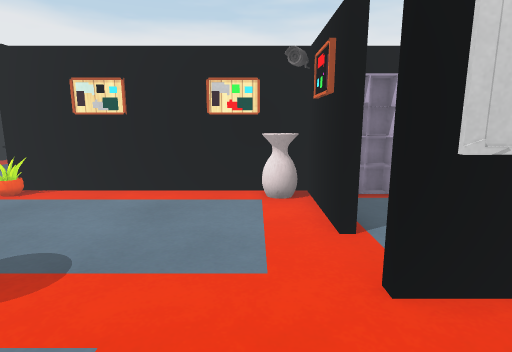
[1] (above)

22 first-person views from a walk through a scene from a Unity 3-D project. The camera is 1.2 m above the floor, tilts 10° down and sees 80° across. The floor is counted in squares, 0.72 m on a side. Each view is taken from the middle of a square. On the plan, view 1 faces up. The plan holds only what a view shows up to about 16 squares ahead; the rest is blank. The place goes on beyond the plan. The player character is not drawn. Some animated figures are not drawn. Door leaves are left out, so doorways stand open. Surface patterns are stand-ins for the level's own textures.

[2]
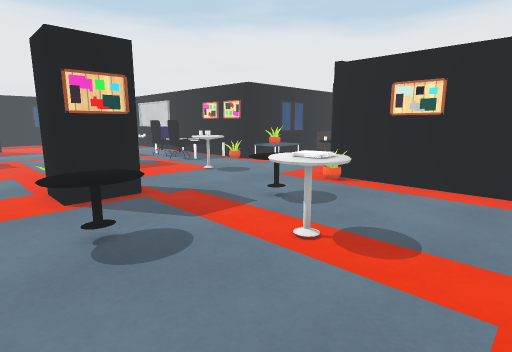

[3]
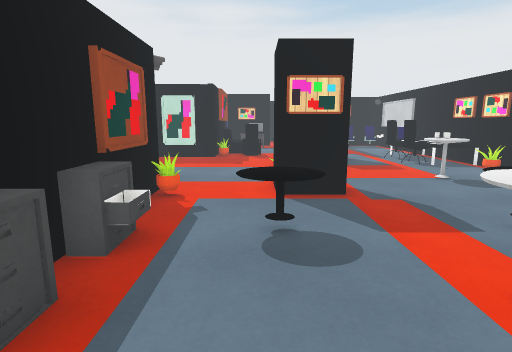

[4]
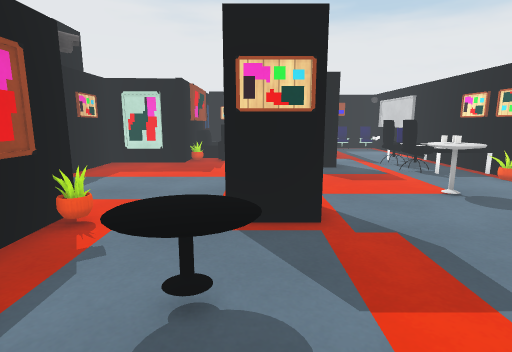

[5]
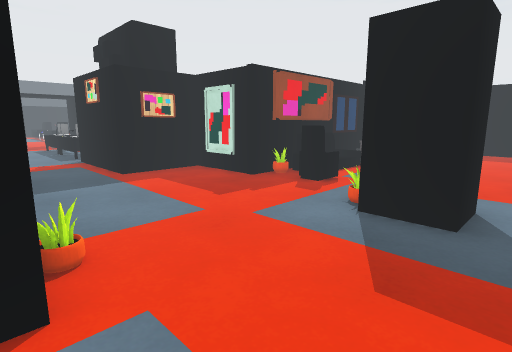

[6]
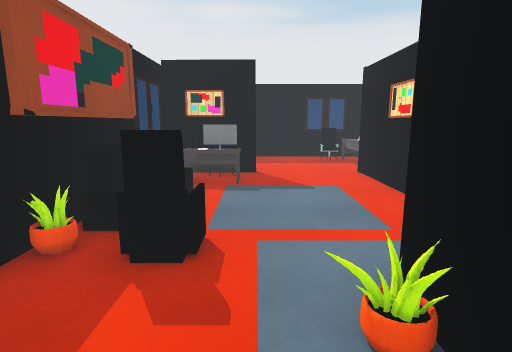

[7]
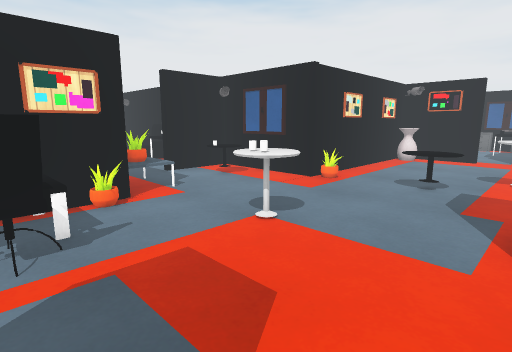

[8]
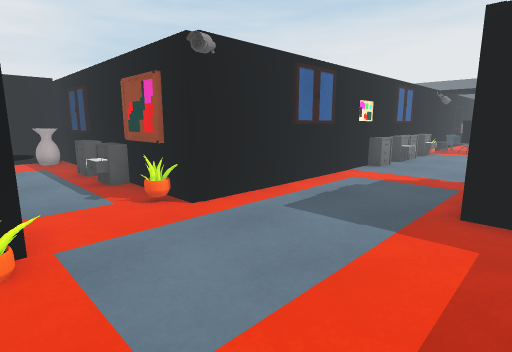

[9]
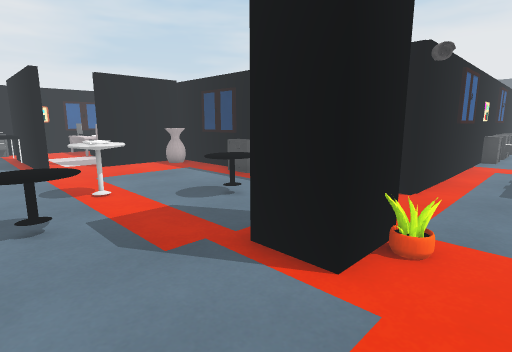

[10]
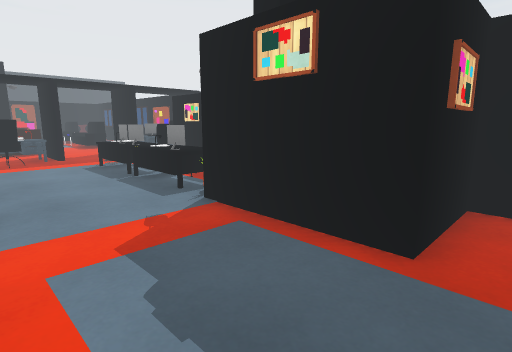

[11]
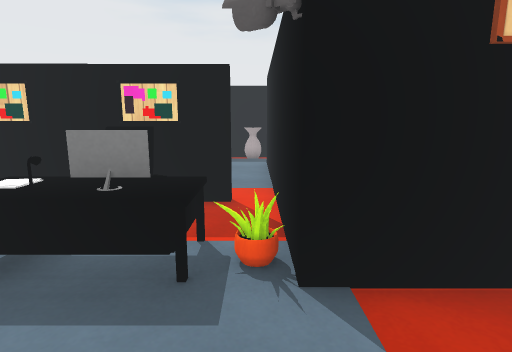

[12]
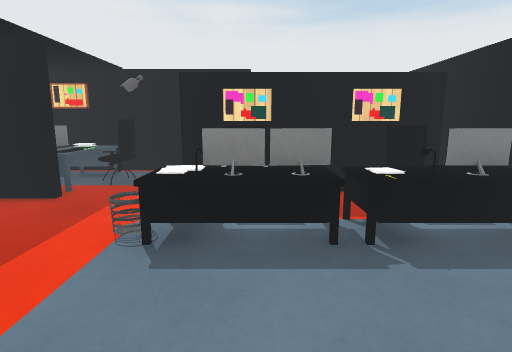

[13]
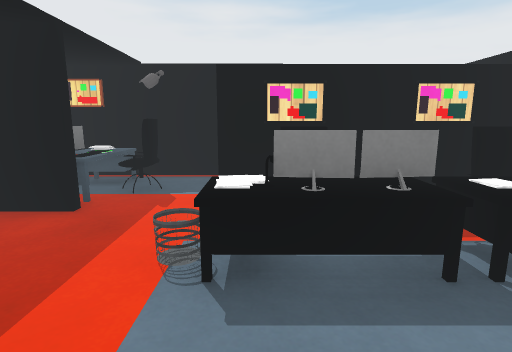

[14]
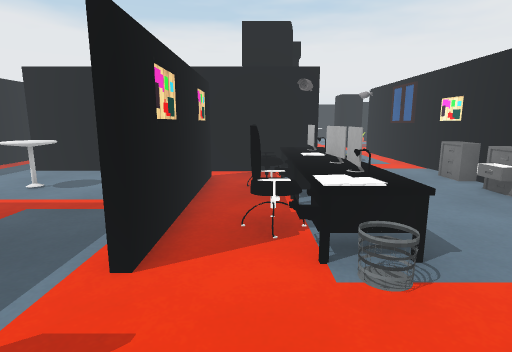

[15]
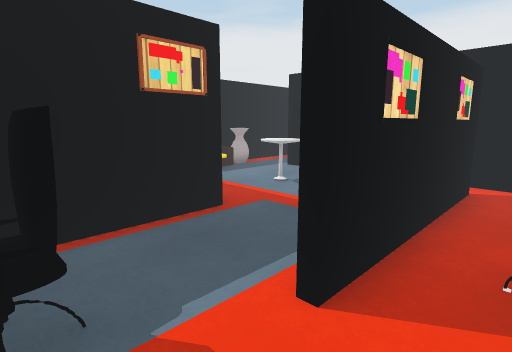

[16]
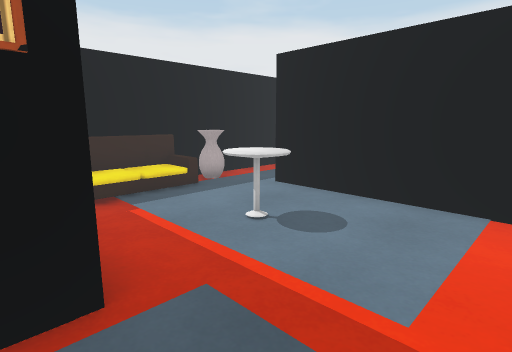

[17]
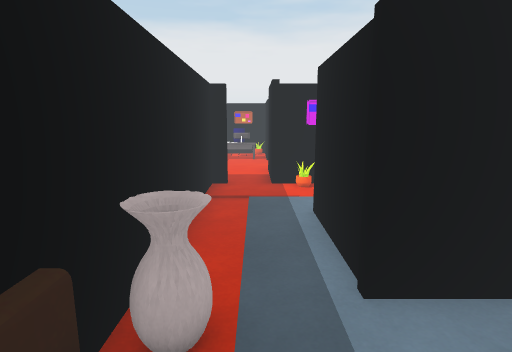

[18]
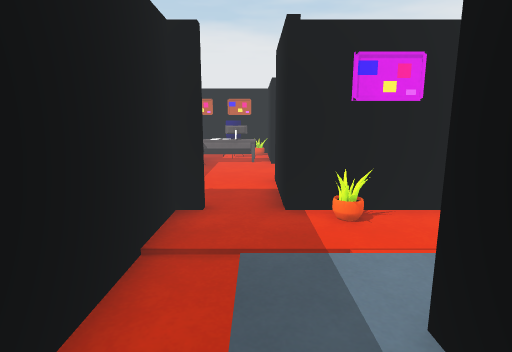

[19]
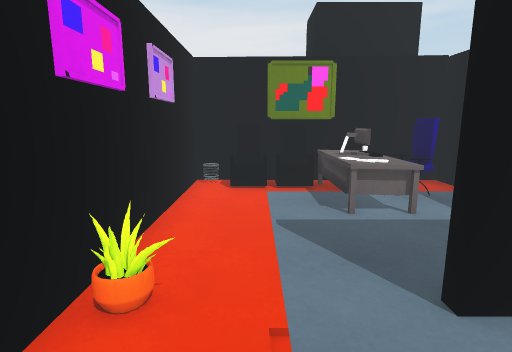

[20]
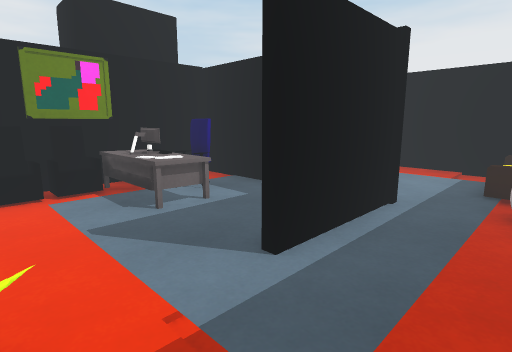

[21]
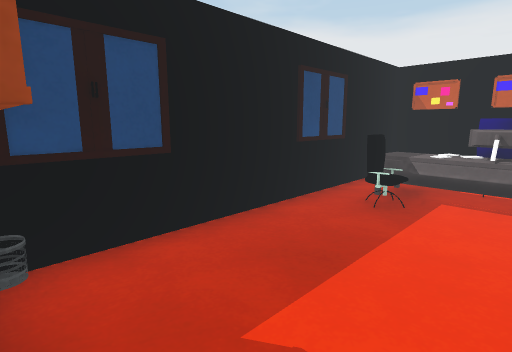

[22]
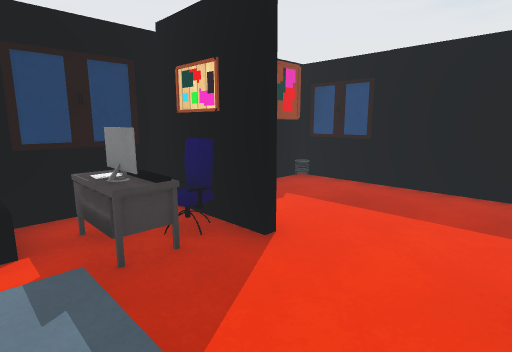

### Floor plan
Key: @ floor where view 1 was taken; # wall or solid block; . main floor; : floor 0.25 m higher than the main floor; + floor 0.75 m higher than the main floor; / step, stairs or slope; = window, fence, low wall or low ledge; O other object.
Columns run from 28 left of view 1 to 5 right of it. Each row starts with its distance up from view 1.
 17                       #
 16                       O
 15                      O
 14                  #  OO
 13                  # .O
 12                  #..# #
 11                  #....#
 10                 #OO.OO#
  9 ####   #########O.....#
  8 #         .O    O.....###OO##  #
  7 #.OO      ..OOOO......#O....OOOOO
  6 #+++      ...OO...O..........O .
  5 #+/O= ### ........O...O.......#...
  4 #O/.........##........OO........OO
  3 #...........##..........OO....#OOO
  2 #............O.....##...O.........
  1 #....#............O##.O...........
  0 #....OO....O..........OO....@#   O
 -1 #....OO//:/..................#   O
 -2 ###..####OOO#.......OO.O.O..OO
 -3   #...O.....#.......##########
 -4   #........OO.......#
 -5   #........OO###....#
 -6   #...#..OOO## #...##
 -7   #...#...O #  #...##
 -8   #...#...O.#  #....#
 -9   #...##########....#
-10   #O..........#O...O
-11   #.........#.OO...O
-12   #O/..OO...#OOO....#
-13   #O/..O....#.O ...##
-14    O/.......#.O+...O
-15     #####...#O++....#
-16         #...#.++...##
-17         #...../....
-18         #..........
-19         #.OO.....OO
-20         ###O#...# O

Where each view was taken, in squares from view 1:
view 1: 0 up, 0 right, facing up
view 2: 1 down, 1 left, facing up-left
view 3: 0 up, 1 left, facing left
view 4: 1 up, 3 left, facing left
view 5: 5 up, 9 left, facing down-left
view 6: 1 up, 13 left, facing left
view 7: 2 up, 14 left, facing up-right
view 8: 1 up, 14 left, facing down-right
view 9: 5 up, 11 left, facing down-right
view 10: 4 down, 9 left, facing down-left
view 11: 10 down, 10 left, facing left
view 12: 15 down, 9 left, facing left
view 13: 16 down, 10 left, facing left
view 14: 20 down, 15 left, facing up
view 15: 19 down, 15 left, facing up-left
view 16: 16 down, 17 left, facing up-left
view 17: 13 down, 24 left, facing up
view 18: 8 down, 24 left, facing up
view 19: 4 down, 25 left, facing right
view 20: 3 down, 25 left, facing down-right
view 21: 2 down, 24 left, facing up-left
view 22: 4 up, 20 left, facing down-left
